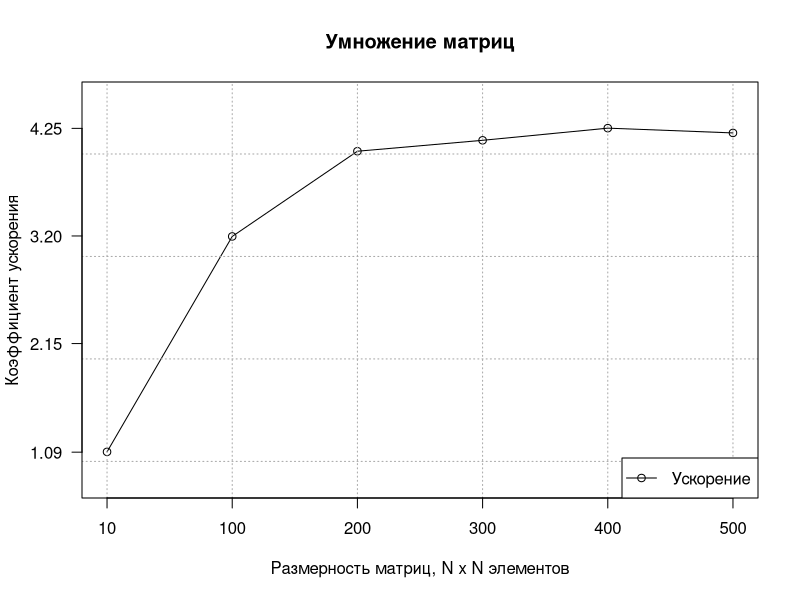

The R script that drew this image:
sizes <- c( 10, 100, 200, 300, 400, 500 )
mul_acc <- c( 1.09313, 3.19533, 4.02695, 4.1335, 4.25212, 4.20549 )

png( filename = "~/Documents/Diploma/Theory/Paper/Figures/MultiplicationAcceleration.png",
  height = 600,
  width = 800,
  bg = "white"
)

plot( mul_acc,
  type = "o",
  ylim = c( min( mul_acc ) - c( 0.3 ),
            max( mul_acc ) + c( 0.3 )
          ),
  axes = FALSE,
  ann = FALSE
)

grid( col = "darkgray" )

axis( 1,
  at = 1 : length( mul_acc ),
  lab = sizes
)

axis( 2,
  las = 1,
  at = round( seq( from = min( mul_acc ),
    to = max( mul_acc ),
    length.out = 4 ),
  2 )
)

box()

title( main = "Умножение матриц" )
title( xlab = "Размерность матриц, N x N элементов" )
title( ylab = "Коэффициент ускорения" )

legend( "bottomright",
  max( mul_acc ),
  "Ускорение",
  pch = 21,
  lty = 1
)

dev.off()
